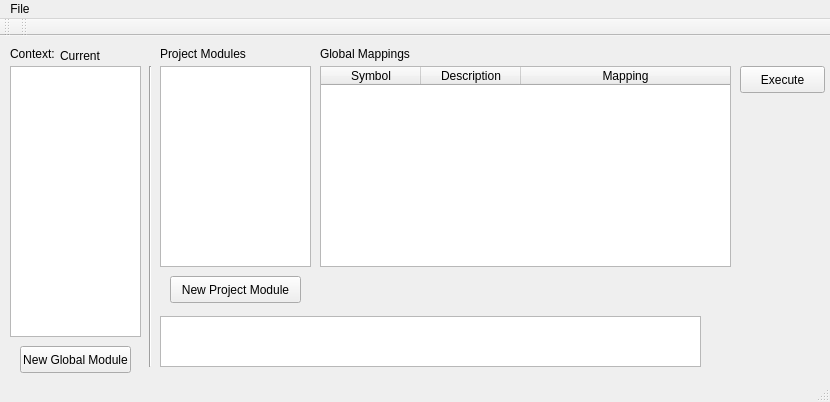
<?xml version="1.0" encoding="UTF-8"?>
<ui version="4.0">
 <class>MainWindow</class>
 <widget class="QMainWindow" name="MainWindow">
  <property name="geometry">
   <rect>
    <x>0</x>
    <y>0</y>
    <width>830</width>
    <height>402</height>
   </rect>
  </property>
  <property name="windowTitle">
   <string>Sched Flow Editor</string>
  </property>
  <widget class="QWidget" name="centralWidget">
   <widget class="QLabel" name="label">
    <property name="geometry">
     <rect>
      <x>10</x>
      <y>10</y>
      <width>51</width>
      <height>16</height>
     </rect>
    </property>
    <property name="text">
     <string>Context:</string>
    </property>
   </widget>
   <widget class="QPushButton" name="executeButton">
    <property name="geometry">
     <rect>
      <x>740</x>
      <y>30</y>
      <width>85</width>
      <height>27</height>
     </rect>
    </property>
    <property name="text">
     <string>Execute</string>
    </property>
   </widget>
   <widget class="QPushButton" name="newProjectModuleButton">
    <property name="geometry">
     <rect>
      <x>170</x>
      <y>240</y>
      <width>131</width>
      <height>27</height>
     </rect>
    </property>
    <property name="text">
     <string>New Project Module</string>
    </property>
   </widget>
   <widget class="QTextEdit" name="commandEdit">
    <property name="geometry">
     <rect>
      <x>160</x>
      <y>280</y>
      <width>541</width>
      <height>51</height>
     </rect>
    </property>
   </widget>
   <widget class="QLabel" name="label_3">
    <property name="geometry">
     <rect>
      <x>160</x>
      <y>10</y>
      <width>101</width>
      <height>16</height>
     </rect>
    </property>
    <property name="text">
     <string>Project Modules</string>
    </property>
   </widget>
   <widget class="QListWidget" name="listWidget">
    <property name="geometry">
     <rect>
      <x>10</x>
      <y>30</y>
      <width>131</width>
      <height>271</height>
     </rect>
    </property>
    <property name="dragEnabled">
     <bool>true</bool>
    </property>
    <property name="dragDropMode">
     <enum>QAbstractItemView::DragOnly</enum>
    </property>
   </widget>
   <widget class="QListWidget" name="projectModuleList">
    <property name="geometry">
     <rect>
      <x>160</x>
      <y>30</y>
      <width>151</width>
      <height>201</height>
     </rect>
    </property>
   </widget>
   <widget class="Line" name="line">
    <property name="geometry">
     <rect>
      <x>140</x>
      <y>30</y>
      <width>20</width>
      <height>301</height>
     </rect>
    </property>
    <property name="orientation">
     <enum>Qt::Vertical</enum>
    </property>
   </widget>
   <widget class="QLabel" name="label_2">
    <property name="geometry">
     <rect>
      <x>320</x>
      <y>10</y>
      <width>91</width>
      <height>16</height>
     </rect>
    </property>
    <property name="text">
     <string>Global Mappings</string>
    </property>
   </widget>
   <widget class="QPushButton" name="newGlobalModuleButton">
    <property name="geometry">
     <rect>
      <x>20</x>
      <y>310</y>
      <width>111</width>
      <height>27</height>
     </rect>
    </property>
    <property name="text">
     <string>New Global Module</string>
    </property>
   </widget>
   <widget class="QTableWidget" name="mappingsTable">
    <property name="geometry">
     <rect>
      <x>320</x>
      <y>30</y>
      <width>411</width>
      <height>201</height>
     </rect>
    </property>
    <property name="autoFillBackground">
     <bool>true</bool>
    </property>
    <property name="alternatingRowColors">
     <bool>true</bool>
    </property>
    <property name="cornerButtonEnabled">
     <bool>false</bool>
    </property>
    <attribute name="horizontalHeaderCascadingSectionResizes">
     <bool>true</bool>
    </attribute>
    <attribute name="horizontalHeaderDefaultSectionSize">
     <number>100</number>
    </attribute>
    <attribute name="horizontalHeaderMinimumSectionSize">
     <number>10</number>
    </attribute>
    <attribute name="horizontalHeaderShowSortIndicator" stdset="0">
     <bool>false</bool>
    </attribute>
    <attribute name="horizontalHeaderStretchLastSection">
     <bool>true</bool>
    </attribute>
    <attribute name="verticalHeaderVisible">
     <bool>false</bool>
    </attribute>
    <column>
     <property name="text">
      <string>Symbol</string>
     </property>
    </column>
    <column>
     <property name="text">
      <string>Description</string>
     </property>
    </column>
    <column>
     <property name="text">
      <string>Mapping</string>
     </property>
    </column>
   </widget>
   <widget class="QLabel" name="currentContextName">
    <property name="geometry">
     <rect>
      <x>60</x>
      <y>10</y>
      <width>52</width>
      <height>20</height>
     </rect>
    </property>
    <property name="text">
     <string>Current</string>
    </property>
   </widget>
  </widget>
  <widget class="QMenuBar" name="menuBar">
   <property name="geometry">
    <rect>
     <x>0</x>
     <y>0</y>
     <width>830</width>
     <height>22</height>
    </rect>
   </property>
   <widget class="QMenu" name="menuFile">
    <property name="title">
     <string>File</string>
    </property>
    <addaction name="actionOpen_Project"/>
    <addaction name="actionSave_Project"/>
    <addaction name="actionLoad_Context"/>
    <addaction name="actionSave_Context"/>
    <addaction name="actionExit"/>
   </widget>
   <addaction name="menuFile"/>
  </widget>
  <widget class="QToolBar" name="mainToolBar">
   <attribute name="toolBarArea">
    <enum>TopToolBarArea</enum>
   </attribute>
   <attribute name="toolBarBreak">
    <bool>false</bool>
   </attribute>
  </widget>
  <widget class="QStatusBar" name="statusBar"/>
  <widget class="QToolBar" name="toolBar">
   <property name="windowTitle">
    <string>toolBar</string>
   </property>
   <attribute name="toolBarArea">
    <enum>TopToolBarArea</enum>
   </attribute>
   <attribute name="toolBarBreak">
    <bool>false</bool>
   </attribute>
  </widget>
  <action name="actionOpen_Project">
   <property name="text">
    <string>Load Project</string>
   </property>
  </action>
  <action name="actionClose_Project">
   <property name="text">
    <string>Close Project</string>
   </property>
  </action>
  <action name="actionExit">
   <property name="text">
    <string>Exit</string>
   </property>
  </action>
  <action name="actionSave_Project">
   <property name="text">
    <string>Save Project</string>
   </property>
  </action>
  <action name="actionSave_Context">
   <property name="text">
    <string>Save Context</string>
   </property>
  </action>
  <action name="actionLoad_Context">
   <property name="text">
    <string>Load Context</string>
   </property>
  </action>
 </widget>
 <layoutdefault spacing="6" margin="11"/>
 <resources/>
 <connections/>
</ui>
